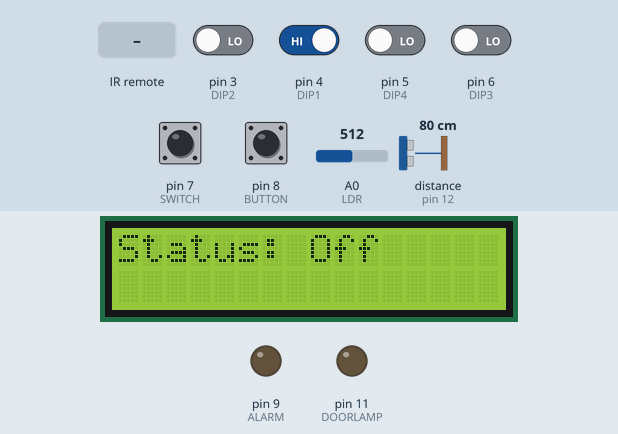
This sketch was run on a simulated Arduino Uno, built with avr-gcc and run on an emulated ATmega328P. Shown: 16×2 character LCD, output pins drawn as LEDs (lit = HIGH). Wiring (inferred from the names in the program): ultrasonic range finder: trigger pin 12; echo pin 12. The test bench sets the inputs (shaded band); at power-on: pin 4 (DIP1), pin 7 (SWITCH) HIGH, pin 3 (DIP2), pin 5 (DIP4), pin 6 (DIP3), pin 8 (BUTTON) LOW, A0 (LDR) = 512, distance to the obstacle (sensor on pin 12) 80 cm. The echo pulse lasts 58.3 µs per cm; what the sketch prints to the serial monitor is not drawn.

Above: at 1.2 s.
1.3 s: pin 3 (DIP2) driven HIGH
At 2.5 s:
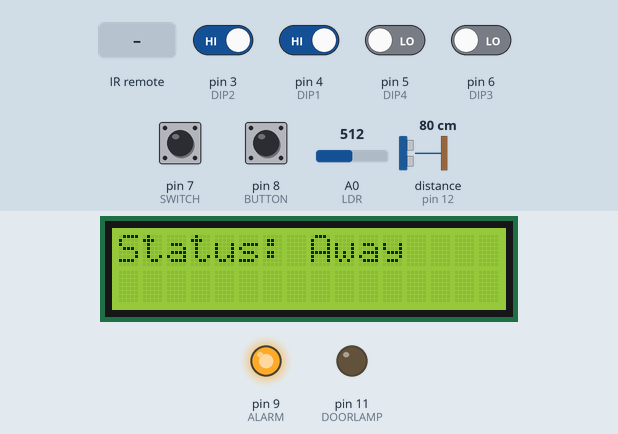
2.8 s: infrared code 0xFD8877 received
5.8 s: pin 7 (SWITCH) pulled LOW for 1 s
At 7.1 s:
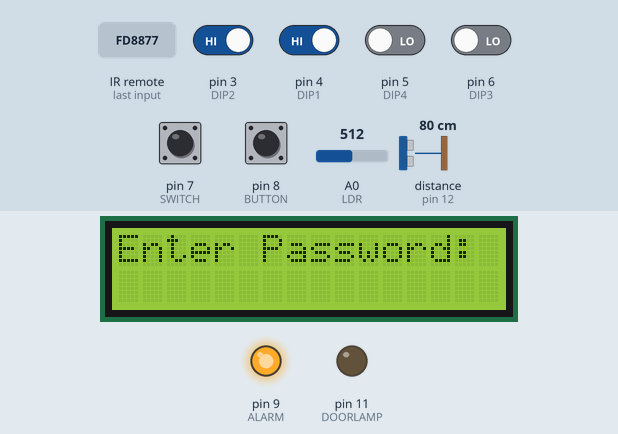
8.3 s: infrared code 0xFD30CF received
At 8.7 s:
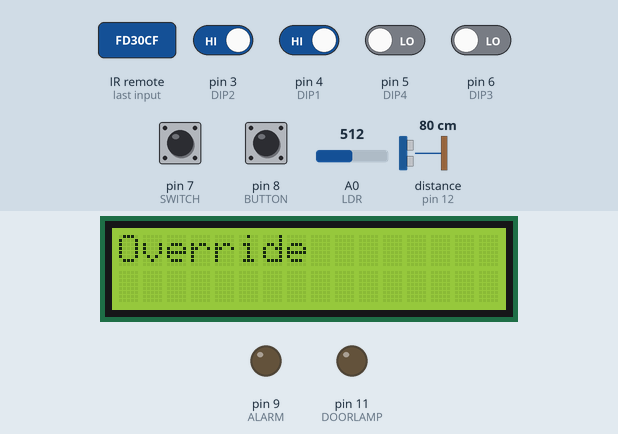
11.3 s: A0 (LDR) set to 415
12.8 s: A0 (LDR) set to 392
At 13.7 s:
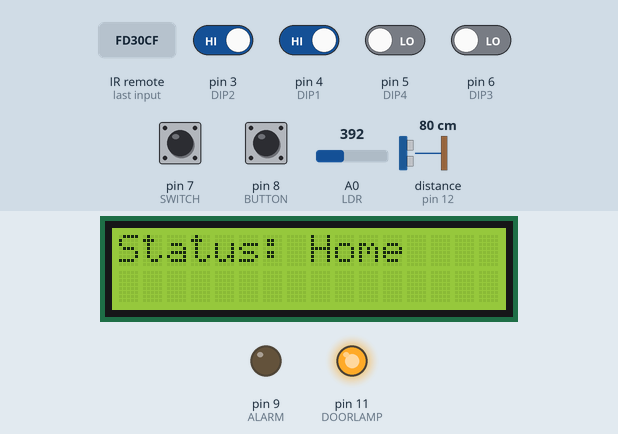
Timing chart, 0 to 15.3 s (numbered marks = the images above; inputs shaded):
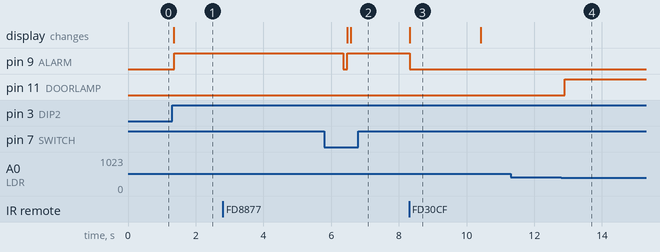

The sketch:

main.ino
```cpp
// Chief Programmer: Jae Park
// Chief Engineer: Hannah Kim
// Project Manager: Jada Greenbloom
// TEJ4MP with Mr. Wong
// April 19, 2021
// This program handles and controls an Arduino circuit
// to simulate a home security system.

#include <IRremote.h>
#include <LiquidCrystal.h>

//-------------Global Variables-------------//


// Digital Pins
const int DIP1 = 4; 						// pin for DIP switch 1
const int DIP2 = 3; 						// pin for DIP switch 2
const int DIP3 = 6; 						// pin for DIP switch 3
const int DIP4 = 5; 						// pin for DIP switch 4
const int BUTTON = 8; 						// pin for door bell
const int SWITCH = 7; 						// pin for slideswitch
const int ALARM = 9; 						// pin for alarm
const int IR = 10; 							// pin for IR receiver
const int DOORLAMP = 11; 					// pin for door lamp (red LED)
const int DISTANCESENSOR = 12; 				// pin for ultrasonic distance sensor
const int DISTANCELIGHT = 13; 				// pin for LED with distance sensor (white LED)

// Analog Pins
const int LDR = A0;

// Helper variables
bool objectDetected = false; 				// if the object is detected
bool doorClosed = false; 					// if the door is opened
int homeStatus = 0; 						// status of the securty system
											// 0 = OFF, 1 = HOME, 2 = AWAY
bool enteringPassword = false;	 			// if the user is currently entering a password
bool soundAlarm = false; 					// if the alarm should be on
String userInput = ""; 						// users password attempt
String correctPassword = "01"; 				// correct password
int pressButton = 0;						// if the button has been pressed
bool pressed3 = false, pressed4 = false;	// booleans that help with DIP3 and DIP4 input
bool unlocked = false;						// house is unlocked after password is input correctly
bool statusOveride = false; 				// set to true once the remote overides the DIP switch for home status
bool toggleLight = false;					// used to toggle the blinking LED for the distance sensor


// LCD
LiquidCrystal lcd(16, 17, 18, 19, 15, 2); 	// lcd display object

// IR Remote
IRrecv receiver(IR);
decode_results results;

// Time variables
unsigned long curTime, prevTime;


/*
	This helper method resets most of the helper variables related to the alarm control panel.
*/
void reset(){
   	userInput = "";
   	soundAlarm = false;
   	enteringPassword = false;
   	objectDetected = false;
  	pressed3 = false;
  	pressed4 = false;
}

/*
  This method reads input from the slide switch and sets the home status based on input.
  It also resets the display on the LCD.
*/
void setStatus(){
  int previousStatus = homeStatus;
  int num1 = digitalRead(DIP1);
  int num2 = digitalRead(DIP2);

  if (!statusOveride){
        if (num1 == 0 && num2 == 0){
          	homeStatus = 1;			// BOTH SWITCHES DOWN = At Home
        }else if (num1 == 1 && num2 == 1){
          	homeStatus = 2;			// BOTH SWITCHES ON = Away
        }else{
          	homeStatus = 0;			// one switch up, the other down = Off
        }
  }

  if (receiver.decode(&results)) {
      	if(results.value == 0xFD08F7){ 			// if user presses 1 on the remote, map to Off
          	homeStatus = 0;
          	statusOveride = true;
        }else if (results.value == 0xFD8877){ 	// if user presses 2 on the remote, map to At Home
          	homeStatus = 1;
          	statusOveride = true;
        }else if (results.value == 0xFD48B7){ 	// if user presses 3 on the remote, map to Away
          	homeStatus = 2;
          	statusOveride = true;
        }else if (results.value == 0xFD58A7){ 	// if user presses 9 on the remote, map to unlock the remote override
          	statusOveride = false;
        }
		receiver.resume();
  }

  if (previousStatus != homeStatus){
    lcd.clear();			// More efficient display update (only update if status has changed)
  }

  lcd.setCursor(0, 0);
  lcd.print("Status: ");
  switch(homeStatus){
   	case 0:
    	lcd.print("Off");
    	break;
    case 1:
    	lcd.print("Home");
    	break;
    case 2:
    	lcd.print("Away");
    	break;
  }
}


/*
	 This method checks to see if the door is open, and sets the status
     of the alarm after checking the home status.
*/
void checkDoor(){
  doorClosed = digitalRead(SWITCH);	// switch input: 0 is right (open), 1 is left (closed)

  // if door is open and status is set to away/home and the door is locked, ring alarm and set values for time
  if (!doorClosed && (homeStatus == 2|| homeStatus == 1) && !unlocked){
    lcd.clear();
    enteringPassword = true;
    prevTime = curTime;
    soundAlarm = true;
  }else if (doorClosed){	// reset the lock on door to locked once the door is closed
    unlocked = false;
  }else if (homeStatus == 0 && !doorClosed){	// chime (rapid beep) if the door is opened when status is Off
    digitalWrite(ALARM, HIGH);
    delay(200);
    digitalWrite(ALARM, LOW);
  }
}

/*
	This method rings the piezo to mimic a doorbell and reads input from the button.
*/
void soundBell(){
  // checks to see if the button has been pressed
  pressButton = digitalRead(BUTTON);

  // if the button was pressed
  if (pressButton == 1){
    // ring the door bell for 1 second
    digitalWrite (ALARM, HIGH);
    delay (1000);
  } else{
    digitalWrite (ALARM, LOW);
  }
}


/*
	This method sets the alarm based on the current state of soundAlarm.
    It can turn off/on the alarm, and is called frequently by other methods.
*/
void setAlarm(){
  if (soundAlarm){
    digitalWrite(ALARM, HIGH);
  } else{
   	digitalWrite(ALARM, LOW);
  }
}

/*
	This method pings the distance sensor and controls the distance (red) LED.
    It also calls the alarm if an object is detected when the homeStatus is set to away.
*/
void pingDistance(){
  	long distance, converted;

  // Get input
 	pinMode(DISTANCESENSOR, OUTPUT);
  	digitalWrite(DISTANCESENSOR, LOW);
  	delayMicroseconds(2);
  	digitalWrite(DISTANCESENSOR, HIGH);
  	delayMicroseconds(10);
  	digitalWrite(DISTANCESENSOR, LOW);
  	pinMode(DISTANCESENSOR, INPUT);

  	// Convert input into distance in cm
  	distance = pulseIn(DISTANCESENSOR, HIGH);
  	converted = distance /29;
	Serial.println(converted);

  	// Check if there is object in distance range
  	if (100 <= converted && converted <= 200){
        if (homeStatus == 2){				// Call alarm if status is away
			soundAlarm = true;
            setAlarm();
          	delay(5000);
          	soundAlarm = false;
          	setAlarm();
        }
        if (toggleLight) {
			digitalWrite(DISTANCELIGHT, HIGH);
        }else {
      		digitalWrite(DISTANCELIGHT, LOW);
        }
      	toggleLight = !toggleLight;
    } else{
    	digitalWrite(DISTANCELIGHT,HIGH);
    }
}

/*
	This method controls the brightness of the door lamp (white) LED, based on the voltage
    given by the potentiometer. It also cuts the light when the environment is above a certain
    brightness.
*/
void setLamp(){
	int ldrReading = analogRead(LDR);
	// check for darkness, and show light
	if (ldrReading <= 400){ // temporary threshold of 400.
    	digitalWrite(DOORLAMP, HIGH);
    }else{
      	analogWrite(DOORLAMP, LOW);
    }
}

/*
	This method gets the user's password input from the 3 and 4 DIP switches.
    It then calls the setAlarm() method based on user input.
*/
void getPassword(){
  	// Prompt user for input
 	lcd.setCursor(0, 0);
  	lcd.print("Enter Password:");
  	bool tempDIP3, tempDIP4;

    // input mapping
    tempDIP3 = digitalRead(DIP3);
    tempDIP4 = digitalRead(DIP4);

	if (tempDIP3 && !pressed3){
      	userInput = userInput + "0";
      	pressed3 = true;
      	lcd.print(0);
    }else if (tempDIP4 && !pressed4){
		userInput = userInput + "1";
      	pressed4 = true;
      	lcd.print(1);
    }

  	if (receiver.decode(&results)) {
      	if(results.value == 0xFD30CF){
        	lcd.clear();
          	soundAlarm = false;
          	unlocked = true;
          	setAlarm();
          	lcd.print("Override");
          	delay(2000);
          	reset();
        }
		receiver.resume();
    }

  	// Decision making based on correct password unlock/over 5 s taken
  	if (userInput.equals(correctPassword)){
      	lcd.clear();
		soundAlarm = false;
      	unlocked = true;
      	setAlarm();
      	lcd.print("Correct");
      	delay(2000);
      	reset();
  	}else if (curTime - prevTime >= 5000){
    	lcd.clear();
    	lcd.print("Incorrect");
      	delay(6000);
      	soundAlarm = false;
      	unlocked = true;
      	setAlarm();
      	reset();
  	}
}

void setup()
{
    Serial.begin(9600); 	// serial for debugging

  	// initialize DIP switch
  	pinMode(DIP1, INPUT);
 	pinMode(DIP2, INPUT);
  	pinMode(DIP3, INPUT);
  	pinMode(DIP4, INPUT);

  	lcd.begin (16,2);
  	pinMode(BUTTON, INPUT);
  	pinMode(ALARM, OUTPUT);

  	receiver.enableIRIn();

}

void loop()
{
  	curTime = millis(); // set the time since execution

  	if (enteringPassword){		// give priority to if user is entering password
   		getPassword();
    }else{
     	setStatus();
      	setLamp();
      	checkDoor();
      	pingDistance();
    }

	soundBell();
	setAlarm();
  	delay(100);
}
```

Measured:
- the behaviour switches between 401 and 400 on A0 (LDR) (found by bisection; images 3 and 4)
- after the input at 1.3 s, pin 9 (ALARM): LOW → HIGH after 0.06 s; the display: changes after 0.06 s (image 1)
- after the input at 2.8 s, every drawn part: stays the same
- after the input at 5.8 s, the display: first changes after 0.67 s (image 2 shows a later state)
- after the input at 8.3 s, pin 9 (ALARM): HIGH → LOW at once; the display: changes at once (image 3)
- after the input at 11.3 s, every drawn part: stays the same
- after the input at 12.8 s, pin 11 (DOORLAMP): LOW → HIGH after 0.09 s
- what the display in image 3 shows lasts 2.1 s, from 8.3 s to 10.4 s
